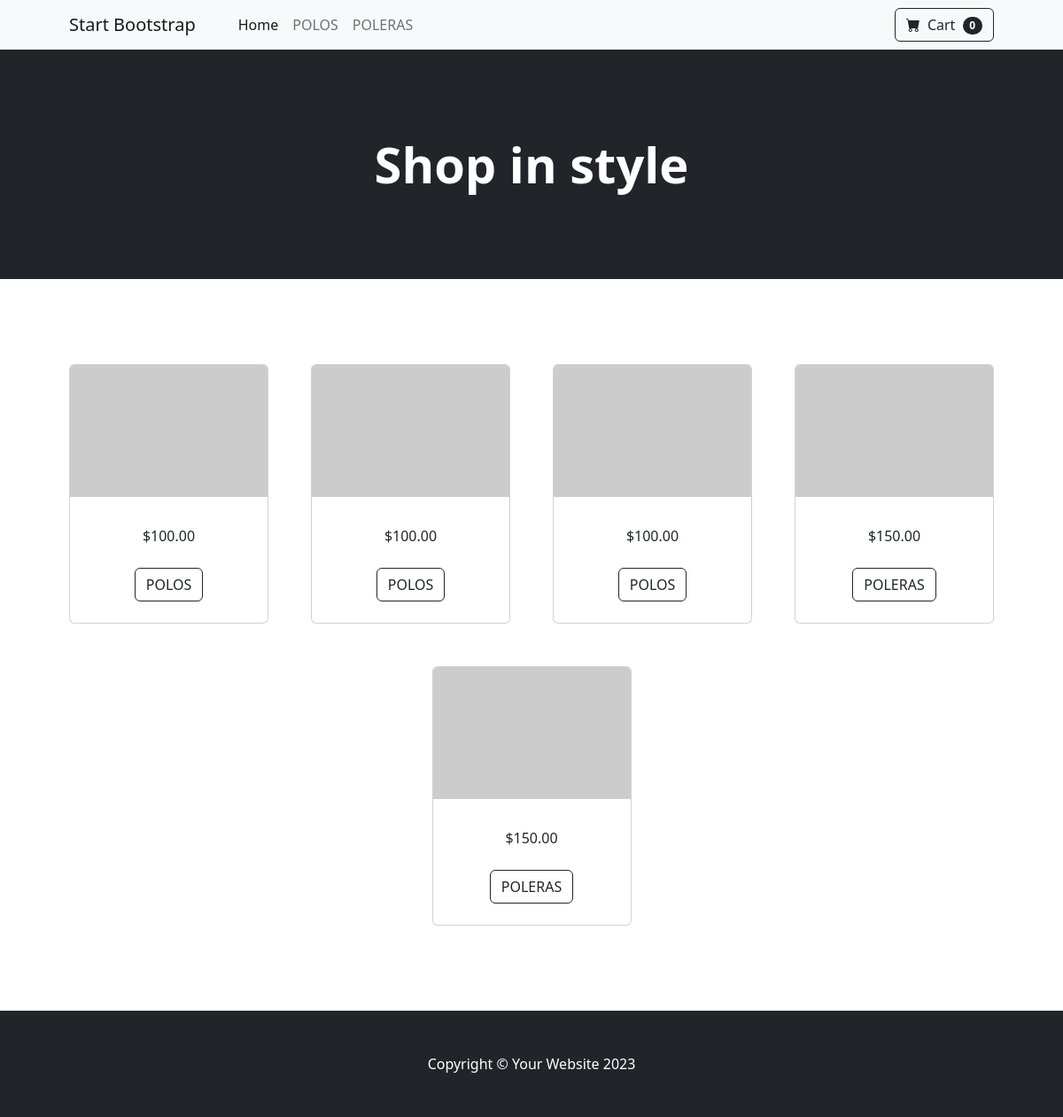
The page / on the database its author committed.
### tienda/models.py (models this page shows, shortened)
class Categoria(models.Model):
    nombre = models.CharField(max_length=200)
    pub_date = models.DateTimeField(auto_now=True)

class Producto(models.Model):
    categoria = models.ForeignKey(Categoria,on_delete=models.RESTRICT)
    descripcion = models.CharField(max_length=200)
    precio = models.DecimalField(max_digits=6,decimal_places=2)
    stock = models.IntegerField(default=0)

### tienda/views.py (the view)
# urls.py: path('', views.index),
def index(request):
    lista_productos = Producto.objects.all()
    lista_categorias = Categoria.objects.all()
    context = {
        'productos':lista_productos,
        'categorias':lista_categorias
    }
    return render(request,'index.html',context)

### tienda/templates/index.html (shortened to what this page needs)
{% extends 'layout.html' %}
{% block content %}
<div class="container px-4 px-lg-5 mt-5">
    <div class="row gx-4 gx-lg-5 row-cols-2 row-cols-md-3 row-cols-xl-4 justify-content-center">
        {% for prod in productos %}
        <div class="col mb-5">
            <div class="card h-100">
                <img class="card-img-top" src="https://dummyimage.com/450x300/dee2e6/6c757d.jpg" alt="..." />
                <div class="card-body p-4">
                    <div class="text-center">
                        ${{prod.precio}}
                    </div>
                </div>
                <div class="card-footer p-4 pt-0 border-top-0 bg-transparent">
                    <div class="text-center"><a class="btn btn-outline-dark mt-auto" href="#">{{prod.categoria.nombre}}</a></div>
                </div>
            </div>
        </div>
        {% endfor %}
    </div>
</div>
{% endblock %}

### tienda/templates/layout.html (shortened to what this page needs)
{% load static %}
<!DOCTYPE html>
<html lang="en">
    <head>
        <link href="https://cdn.jsdelivr.net/npm/bootstrap-icons@1.5.0/font/bootstrap-icons.css" rel="stylesheet" />
        <link href="{% static 'css/styles.css' %}" rel="stylesheet" />
    </head>
    <body>
        <nav class="navbar navbar-expand-lg navbar-light bg-light">
            <div class="container px-4 px-lg-5">
                <a class="navbar-brand" href="#!">Start Bootstrap</a>
                <div class="collapse navbar-collapse" id="navbarSupportedContent">
                    <ul class="navbar-nav me-auto mb-2 mb-lg-0 ms-lg-4">
                        <li class="nav-item"><a class="nav-link active" aria-current="page" href="#!">Home</a></li>
                        {% for cat in categorias %}
                        <li class="nav-item"><a class="nav-link" href="{% url 'tienda:categoria' cat.id %}">{{cat.nombre}}</a></li>
                        {% endfor %}
                    </ul>
                    <form class="d-flex">
                        <button class="btn btn-outline-dark" type="submit">
                            <i class="bi-cart-fill me-1"></i>
                            Cart
                            <span class="badge bg-dark text-white ms-1 rounded-pill">0</span>
                        </button>
                    </form>
                </div>
            </div>
        </nav>
        <header class="bg-dark py-5">
            <div class="container px-4 px-lg-5 my-5">
                <div class="text-center text-white">
                    <h1 class="display-4 fw-bolder">Shop in style</h1>
                </div>
            </div>
        </header>
        <section class="py-5">
            {% block content %}{% endblock %}
        </section>
        <footer class="py-5 bg-dark">
            <div class="container"><p class="m-0 text-center text-white">Copyright &copy; Your Website 2023</p></div>
        </footer>
    </body>
</html>

### rows shown on the page
Categoria: nombre "POLOS"
Categoria: nombre "POLERAS"
Producto: precio "100.00", categoria.nombre "POLOS"
Producto: precio "100.00", categoria.nombre "POLOS"
Producto: precio "100.00", categoria.nombre "POLOS"
Producto: precio "150.00", categoria.nombre "POLERAS"
Producto: precio "150.00", categoria.nombre "POLERAS"
